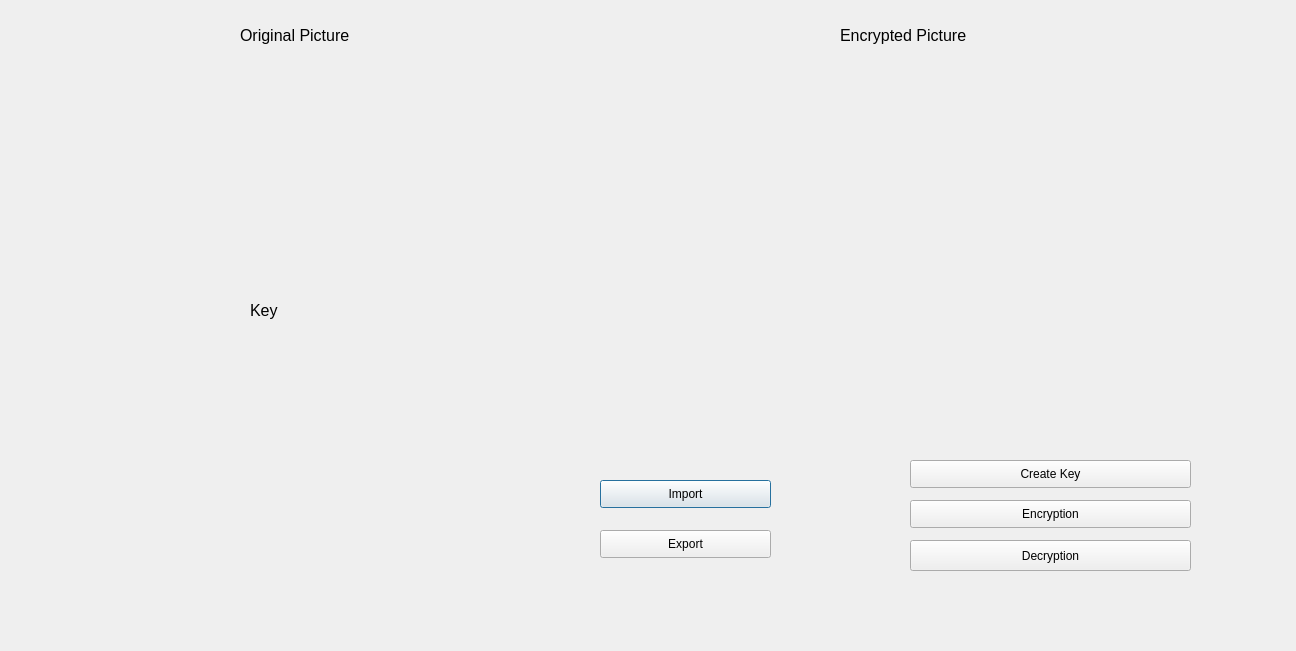
<?xml version="1.0" encoding="UTF-8"?>
<ui version="4.0">
 <class>Dialog</class>
 <widget class="QDialog" name="Dialog">
  <property name="geometry">
   <rect>
    <x>0</x>
    <y>0</y>
    <width>1296</width>
    <height>651</height>
   </rect>
  </property>
  <property name="windowTitle">
   <string>Dialog</string>
  </property>
  <widget class="QPushButton" name="ImportButton">
   <property name="geometry">
    <rect>
     <x>600</x>
     <y>480</y>
     <width>171</width>
     <height>28</height>
    </rect>
   </property>
   <property name="text">
    <string>Import</string>
   </property>
  </widget>
  <widget class="QPushButton" name="ExportButton">
   <property name="geometry">
    <rect>
     <x>600</x>
     <y>530</y>
     <width>171</width>
     <height>28</height>
    </rect>
   </property>
   <property name="text">
    <string>Export</string>
   </property>
  </widget>
  <widget class="QPushButton" name="KeyButton">
   <property name="geometry">
    <rect>
     <x>910</x>
     <y>460</y>
     <width>281</width>
     <height>28</height>
    </rect>
   </property>
   <property name="text">
    <string>Create Key</string>
   </property>
  </widget>
  <widget class="QWidget" name="OrBildwidget" native="true">
   <property name="geometry">
    <rect>
     <x>70</x>
     <y>70</y>
     <width>401</width>
     <height>211</height>
    </rect>
   </property>
  </widget>
  <widget class="QWidget" name="Keywidget" native="true">
   <property name="geometry">
    <rect>
     <x>50</x>
     <y>340</y>
     <width>401</width>
     <height>211</height>
    </rect>
   </property>
  </widget>
  <widget class="QWidget" name="enbildWidget" native="true">
   <property name="geometry">
    <rect>
     <x>650</x>
     <y>60</y>
     <width>581</width>
     <height>331</height>
    </rect>
   </property>
  </widget>
  <widget class="QPushButton" name="pushButton">
   <property name="geometry">
    <rect>
     <x>910</x>
     <y>500</y>
     <width>281</width>
     <height>28</height>
    </rect>
   </property>
   <property name="text">
    <string>Encryption</string>
   </property>
  </widget>
  <widget class="QPushButton" name="pushButton_2">
   <property name="geometry">
    <rect>
     <x>910</x>
     <y>540</y>
     <width>281</width>
     <height>31</height>
    </rect>
   </property>
   <property name="text">
    <string>Decryption</string>
   </property>
  </widget>
  <widget class="QLabel" name="label">
   <property name="geometry">
    <rect>
     <x>240</x>
     <y>20</y>
     <width>141</width>
     <height>31</height>
    </rect>
   </property>
   <property name="font">
    <font>
     <pointsize>12</pointsize>
    </font>
   </property>
   <property name="text">
    <string>Original Picture</string>
   </property>
  </widget>
  <widget class="QLabel" name="label_2">
   <property name="geometry">
    <rect>
     <x>250</x>
     <y>290</y>
     <width>41</width>
     <height>41</height>
    </rect>
   </property>
   <property name="font">
    <font>
     <pointsize>12</pointsize>
    </font>
   </property>
   <property name="text">
    <string>Key</string>
   </property>
  </widget>
  <widget class="QLabel" name="label_3">
   <property name="geometry">
    <rect>
     <x>840</x>
     <y>20</y>
     <width>171</width>
     <height>31</height>
    </rect>
   </property>
   <property name="font">
    <font>
     <pointsize>12</pointsize>
    </font>
   </property>
   <property name="text">
    <string>Encrypted Picture</string>
   </property>
  </widget>
 </widget>
 <resources/>
 <connections/>
</ui>
